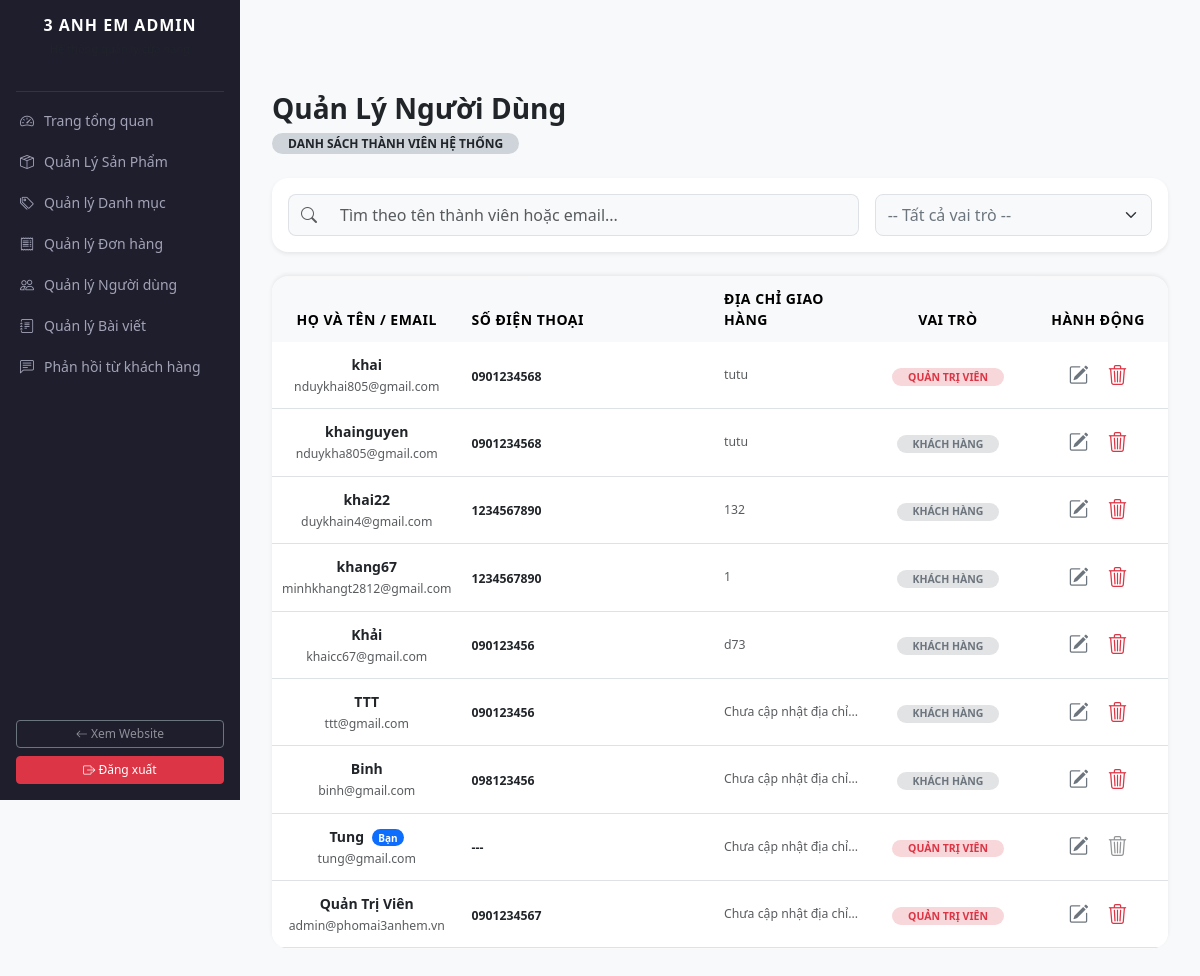
The app's page /admin/admin-users.php (signed in) with its own data.
### tables this page shows
CREATE TABLE `users` (
  `id` int(10) UNSIGNED NOT NULL,
  `full_name` varchar(100) NOT NULL,
  `email` varchar(150) NOT NULL,
  `password` varchar(255) NOT NULL,
  `phone` varchar(20) DEFAULT NULL,
  `address` text DEFAULT NULL,
  `role` enum('customer','admin') NOT NULL DEFAULT 'customer',
  `status` varchar(20) DEFAULT 'inactive',
  `activation_token` varchar(255) DEFAULT NULL,
  `reset_token` varchar(255) DEFAULT NULL,
  `token_expire` datetime DEFAULT NULL,
  `created_at` datetime NOT NULL DEFAULT current_timestamp(),
  `updated_at` datetime NOT NULL DEFAULT current_timestamp() ON UPDATE current_timestamp()
);

### admin/admin-users.php (the view, shortened to what this page needs)
<?php
include_once '../config/db.php';
include_once 'includes/header.php';
$stmt = $pdo->query("SELECT id, full_name, email, phone, address, role, created_at FROM users ORDER BY id DESC");
$users = $stmt->fetchAll();
?>
<div class="container my-5 pt-4">
    <div class="mb-4">
        <h3 class="fw-bold text-dark mb-1">Quản Lý Người Dùng</h3>
        <span class="badge bg-dark-subtle text-dark rounded-pill px-3 py-1.5 small text-uppercase">Danh sách thành viên hệ thống</span>
    </div>
    <div class="card border-0 shadow-sm rounded-4 p-3 bg-white mb-4">
        <div class="row g-3">
            <div class="col-12 col-md-7 col-lg-8">
                <div class="input-group">
                    <span class="input-group-text bg-light border-end-0 text-muted rounded-start-3"><i class="bi bi-search"></i></span>
                    <input type="text" id="searchUserInput" class="form-control bg-light border-start-0 rounded-end-3 py-2 small" placeholder="Tìm theo tên thành viên hoặc email..." onkeyup="filterAdminUsers()">
                </div>
            </div>
            <div class="col-12 col-md-5 col-lg-4">
                <select id="filterRoleSelect" class="form-select bg-light rounded-3 py-2 small text-secondary" onchange="filterAdminUsers()">
                    <option value="all">-- Tất cả vai trò --</option>
                </select>
            </div>
        </div>
    </div>
    <div class="card border-0 shadow-sm rounded-4 overflow-hidden bg-white table-responsive-custom double-scroll">
        <div class="table-responsive ">
            <table class="table table-hover align-middle mb-0" id="adminUsersTable">
                <thead class="table-light text-secondary small text-uppercase" style="letter-spacing: 0.5px;">
                    <tr>
                        <th class="border-0 ps-4">Họ và Tên / Email</th>
                        <th class="border-0">Số điện thoại</th>
                        <th class="border-0">Địa chỉ giao hàng</th>
                        <th class="border-0 text-center" style="width: 160px;">Vai Trò</th>
                        <th class="border-0 text-center" style="width: 140px;">Hành động</th>
                    </tr>
                </thead>
                <tbody>
                    <?php if (count($users) > 0): ?>
                        <?php foreach ($users as $u): ?>
                            <tr class="user-data-row"
                                data-name="<?= mb_strtolower(htmlspecialchars($u['full_name']), 'UTF-8'); ?>"
                                data-email="<?= mb_strtolower(htmlspecialchars($u['email']), 'UTF-8'); ?>"
                                data-role="<?= strtolower(htmlspecialchars($u['role'])); ?>">
                                <td class="ps-4">
                                    <div class="fw-bold text-dark mb-0">
                                        <?= htmlspecialchars($u['full_name']); ?>
                                        <?php if(isset($_SESSION['user_id']) && $u['id'] == $_SESSION['user_id']): ?>
                                            <span class="badge bg-primary rounded-pill small ms-1" style="font-size: 10px;">Bạn</span>
                                        <?php endif; ?>
                                    </div>
                                    <small class="text-muted text-lowercase"><?= htmlspecialchars($u['email']); ?></small>
                                </td>
                                <td>
                                    <span class="text-dark small fw-semibold"><?= !empty($u['phone']) ? htmlspecialchars($u['phone']) : '---'; ?></span>
                                </td>
                                <td>
                                    <small class="text-muted d-block text-truncate" style="max-width: 250px;" title="<?= htmlspecialchars($u['address']); ?>">
                                        <?= !empty($u['address']) ? htmlspecialchars($u['address']) : 'Chưa cập nhật địa chỉ...'; ?>
                                    </small>
                                </td>
                                <td class="text-center">
                                    <?php if (strtolower($u['role']) === 'admin'): ?>
                                        <span class="badge bg-danger-subtle text-danger rounded-pill px-3 py-1.5 small fw-bold text-uppercase">Quản Trị Viên</span>
                                    <?php else: ?>
                                        <span class="badge bg-secondary-subtle text-secondary rounded-pill px-3 py-1.5 small text-uppercase">Khách Hàng</span>
                                    <?php endif; ?>
                                </td>
                                <td class="text-center">
                                    <div class="btn-group gap-1">
                                        <button class="btn btn-sm btn-outline-secondary rounded-3 border-0 px-2"
                                                onclick='openEditUserModal(<?= json_encode($u, JSON_HEX_APOS | JSON_HEX_QUOT); ?>)' title="Chỉnh sửa quyền">
                                            <i class="bi bi-pencil-square fs-5"></i>
                                        </button>
                                        <?php if(isset($_SESSION['user_id']) && $u['id'] != $_SESSION['user_id']): ?>
                                            <a href="admin-user-process.php?action=delete&id=<?= $u['id']; ?>"
                                               class="btn btn-sm btn-outline-danger rounded-3 border-0 px-2"
                                               onclick="return confirm('Bạn có chắc chắn muốn xóa vĩnh viễn tài khoản thành viên này? Người dùng sẽ không thể đăng nhập được nữa.')" title="Xóa tài khoản">
                                                <i class="bi bi-trash3 fs-5"></i>
                                            </a>
                                        <?php else: ?>
                                            <button class="btn btn-sm btn-outline-light rounded-3 border-0 px-2 text-muted" disabled title="Không thể xóa chính mình">
                                                <i class="bi bi-trash3 fs-5 text-black-30"></i>
                                            </button>
                                        <?php endif; ?>
                                    </div>
                                </td>
                            </tr>
                        <?php endforeach; ?>
                    <?php else: ?>
                        <tr>
                            <td colspan="5" class="text-center py-5 text-muted small">Hệ thống chưa có tài khoản thành viên nào đăng ký.</td>
                        </tr>
                    <?php endif; ?>
                </tbody>
            </table>
        </div>
    </div>
</div>

### admin/assets/css/style.css (style rules this page uses)
:root { --sidebar-width: 240px; --gold-color: #cca43b; --dark-bg: #1e1e2d; }
* { box-sizing: border-box; }
body { background-color: #f8f9fa; font-family: 'Segoe UI', system-ui, sans-serif; overflow-x: hidden; width: 100%; }
.table-responsive-custom { width: 100%; overflow-x: auto; -webkit-overflow-scrolling: touch; margin-bottom: 1rem; display: block; }
.double-scroll { transform: rotateX(180deg); }
.double-scroll table { transform: rotateX(180deg); }
.table { width: 100%; margin-bottom: 0; vertical-align: middle; border-collapse: collapse; }
.table th, .table td { white-space: normal !important; word-wrap: break-word; padding: 12px 10px !important; font-size: 14px; text-align: left; }
.table th:nth-child(1), .table td:nth-child(1) { width: 80px; text-align: center; }
.table th:nth-child(2), .table td:nth-child(2) { min-width: 180px; max-width: 240px; }
.table th:nth-child(3), .table td:nth-child(3) { width: 130px; }
.table th:nth-child(4), .table td:nth-child(4) { width: 120px; white-space: nowrap !important; }
.table th:nth-child(5), .table td:nth-child(5) { width: 120px; text-align: center; }

### admin/includes/header.php (style rules this page uses)
:root { --sidebar-width: 240px; --gold-color: #cca43b; --dark-bg: #1e1e2d; }
* { box-sizing: border-box; }
body { background-color: #f8f9fa; font-family: 'Segoe UI', system-ui, sans-serif; overflow-x: hidden; width: 100%; }
.table-responsive-custom { width: 100%; overflow-x: auto; -webkit-overflow-scrolling: touch; margin-bottom: 1rem; display: block; }
.double-scroll { transform: rotateX(180deg); }
.double-scroll table { transform: rotateX(180deg); }
.table { width: 100%; margin-bottom: 0; vertical-align: middle; border-collapse: collapse; }
.table th, .table td { white-space: normal !important; word-wrap: break-word; padding: 12px 10px !important; font-size: 14px; text-align: left; }
.table th:nth-child(1), .table td:nth-child(1) { width: 80px; text-align: center; }
.table th:nth-child(2), .table td:nth-child(2) { min-width: 180px; max-width: 240px; }
.table th:nth-child(3), .table td:nth-child(3) { width: 130px; }
.table th:nth-child(4), .table td:nth-child(4) { width: 120px; white-space: nowrap !important; }
.table th:nth-child(5), .table td:nth-child(5) { width: 120px; text-align: center; }

### records on screen
users: full_name "khai", email "nduykhai805@gmail.com", phone "0901234568", address "tutu", role "QUẢN TRỊ VIÊN"
users: full_name "khainguyen", email "nduykha805@gmail.com", phone "0901234568", address "tutu", role "KHÁCH HÀNG"
users: full_name "khai22", email "duykhain4@gmail.com", phone "1234567890", address "132", role "KHÁCH HÀNG"
users: full_name "khang67", email "minhkhangt2812@gmail.com", phone "1234567890", address "1", role "KHÁCH HÀNG"
users: full_name "Khải", email "khaicc67@gmail.com", phone "090123456", address "d73", role "KHÁCH HÀNG"
users: full_name "TTT", email "ttt@gmail.com", phone "090123456", address "Chưa cập nhật địa chỉ...", role "KHÁCH HÀNG"
users: full_name "Binh", email "binh@gmail.com", phone "098123456", address "Chưa cập nhật địa chỉ...", role "KHÁCH HÀNG"
users: full_name "Tung", shows "Bạn", email "tung@gmail.com", address "Chưa cập nhật địa chỉ...", role "QUẢN TRỊ VIÊN"
users: full_name "Quản Trị Viên", email "admin@phomai3anhem.vn", phone "0901234567", shows "Chưa cập nhật địa chỉ...", role "QUẢN TRỊ VIÊN"
